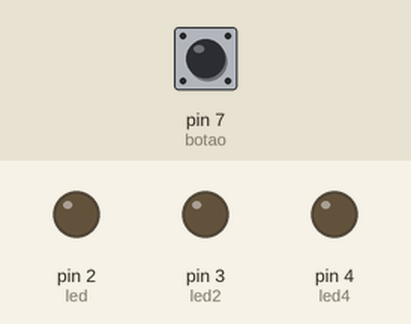
The sketch below on a simulated Arduino Uno, built with avr-gcc and run on an emulated ATmega328P. Shown: output pins drawn as LEDs (lit = HIGH). Inputs (shaded band) come from the test bench; at power-on: pin 7 (botao) LOW.

Above: at 1.2 s.
1.3 s: pin 7 (botao) pulled HIGH for 0.15 s
At 1.6 s:
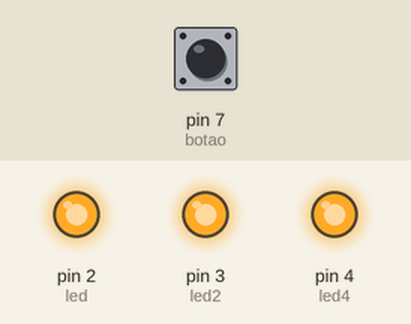
4.3 s: pin 7 (botao) pulled HIGH for 3.2 s
At 7.51 s:
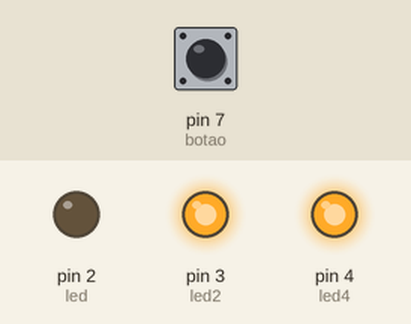
Timing chart, 0 to 9.1 s (numbered marks = the images above; inputs shaded):
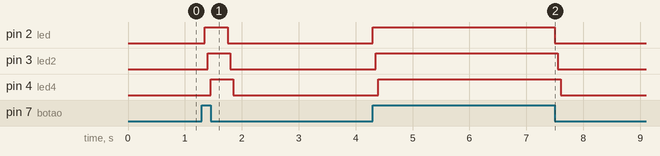

The sketch:

_1.ino
```cpp
int led = 2;
int led2 = 3;
int led4 = 4;
int botao = 7;
int ebotao = 0;

void setup() {
  pinMode(led ,OUTPUT);
  pinMode(led2 ,OUTPUT);
  pinMode(led4 ,OUTPUT);
  pinMode( botao ,INPUT);

}

void loop() {
  /*
  digitalWrite(led,HIGH);
  delay(50);
  digitalWrite(led,LOW);
  delay(50);
    digitalWrite(led2,HIGH);
  delay(50);
  digitalWrite(led2,LOW);
  delay(50);
    digitalWrite(led4,HIGH);
  delay(50);
  digitalWrite(led4,LOW);
  delay(50);
  */

  ebotao = digitalRead(botao);
  if(ebotao  == HIGH)
  {
    digitalWrite(led,HIGH);
    delay(50);
    digitalWrite(led2,HIGH);
    delay(50);
    digitalWrite(led4,HIGH);
    delay(300);
  }
  else{
    digitalWrite(led,LOW);
    delay(50);
    digitalWrite(led2,LOW);
    delay(50);
    digitalWrite(led4,LOW);
    delay(50);
  }
}
```

Measured:
- after the input at 1.3 s, pin 2 (led): LOW → HIGH after 0.05 s, → LOW 0.40 s later; pin 3 (led2): LOW → HIGH after 0.10 s, → LOW 0.40 s later; pin 4 (led4): LOW → HIGH after 0.15 s, → LOW 0.40 s later
- after the input at 4.3 s, pin 2 (led): LOW → HIGH at once, → LOW 3.2 s later; pin 3 (led2): LOW → HIGH after 0.05 s, → LOW 3.2 s later; pin 4 (led4): LOW → HIGH after 0.10 s, → LOW 3.2 s later
